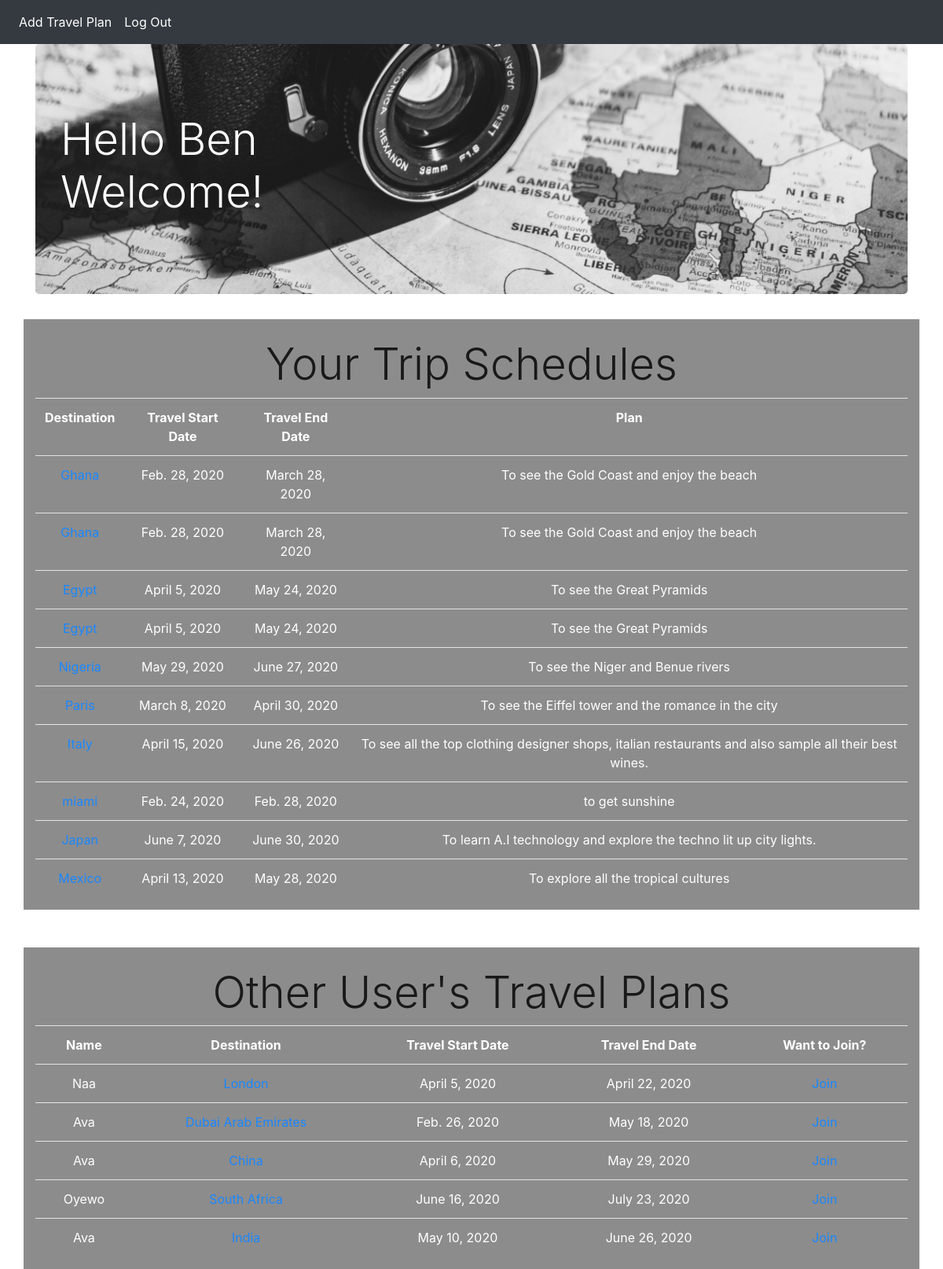
Page /travels (signed in) on the committed database.
### BeltExam_python_djangoApp/models.py (models this page shows)
class User(models.Model):
    name = models.CharField(max_length=225)
    user_name = models.CharField(max_length=225)
    password = models.CharField(max_length=225)
    created_at = models.DateTimeField(auto_now_add=True)
    updated_at = models.DateTimeField(auto_now=True)
    objects = UserManager()

class Trip(models.Model):
    destination = models.CharField(max_length=255)
    desc = models.CharField(max_length=225)
    travel_start = models.DateField(max_length=255)
    travel_end = models.DateField(max_length=255)
    added_by = models.ForeignKey(User, related_name="trips", on_delete = models.CASCADE)
    plans = models.ManyToManyField(User, related_name= "plan_trips")
    created_at = models.DateTimeField(auto_now_add=True)
    updated_at = models.DateTimeField(auto_now=True)
    objects = TripManager()

### BeltExam_python_djangoApp/views.py (the view, shortened to what this page needs)
# urls.py: path('travels', views. travelpage),
def travelpage(request):
    loginuser = User.objects.get(id = request.session['successfullyloggedinUserId'])
    context = {
        'travellerlogin': loginuser,
        'alltravels': Trip.objects.all(),
        'loggedusertravels': Trip.objects.filter(added_by = loginuser) | Trip.objects.filter(plans = loginuser),
        'othertravels': Trip.objects.exclude(Q(added_by = loginuser) | Q(plans = loginuser))
    }
    return render(request, "travels.html", context)

### BeltExam_python_djangoApp/templates/travels.html (shortened to what this page needs)
<!DOCTYPE html>
<html lang="en">
<head>
    {% load static %}
    <link rel="stylesheet" href="https://stackpath.bootstrapcdn.com/bootstrap/4.4.1/css/bootstrap.min.css">
    <link rel="stylesheet" href="{% static 'css/styletravels.css' %}">
</head>
<link rel="stylesheet" href="https://cdnjs.cloudflare.com/ajax/libs/animate.css/3.7.0/animate.css">
<body>
    <nav class="navbar navbar-expand-lg navbar-dark bg-dark">
        <div class="collapse navbar-collapse" id="navbarSupportedContent">
            <ul class="navbar-nav mr-auto">
                <li class="nav-item active">
                    <a class="nav-link" href="/travels/add">Add Travel Plan <span class="sr-only">(current)</span></a>
                </li>
                <li class="nav-item active">
                    <a class="nav-link" href="/logout">Log Out <span class="sr-only">(current)</span></a>
                </li>
            </ul>
        </div>
    </nav>
    <div class="container">
        <div class="box-1 wow bounceInUp center" data-wow-duration="2s" data-wow-delay="0s">
            <div class="jumbotron" style= "background-image: url('/static/img/user.jpg'); background-repeat: no-repeat; background-size: 100% 100%;">
                <br>
                <h1 class="display-4" style= "text-align: left; color: white; ">Hello {{ travellerlogin.name }}<br/>Welcome!</h1>
                <br>
            </div>
        </div>
        <div class="box-1 wow  wow bounceInRight" data-wow-duration="4s">
            <div class="row">
                <div class="col-sm-12" style= "background-color: grey; opacity: .9;">
                <br>
                    <table class="table table.striped">
                        <h5 class="display-4" style= "color: black; text-align: center;">Your Trip Schedules</h5>
                        <tr style= "text-align: center;">
                            <th style= "color: white;" style= "text-align: center;">Destination</th>
                            <th style= "color: white;" style= "text-align: center;">Travel Start Date</th>
                            <th style= "color: white;" style= "text-align: center;">Travel End Date</th>
                            <th style= "color: white;" style= "text-align: center;">Plan</th>
                        </tr>
                        {% for trip in loggedusertravels %}
                        <tr style= "text-align: center;">
                            <td><a href="/trip_destination/{{ trip.id }}">{{ trip.destination }}</a></td>
                            <td style= "color: white;">{{ trip.travel_start }}</td>
                            <td style= "color: white;">{{ trip.travel_end }}</td>
                            <td style= "color: white;">{{ trip.desc }}</td>
                        </tr>
                        {% endfor %}
                    </table>
                </div>
            </div>
        </div>
        <br>
        <br>
        <div class="box-1 wow wow bounceInLeft" data-wow-duration="3s">
            <div class="row">
                <div class="col-sm-12" style= "background-color: grey; opacity: .9;">
                <br>
                    <h5 class="display-4" style= "color: black; text-align: center;">Other User's Travel Plans</h5>
                    <table class="table table.striped">
                        <tr style= "text-align: center;">
                            <th style= "color: white;">Name</th>
                            <th style= "color: white;">Destination</th>
                            <th style= "color: white;">Travel Start Date</th>
                            <th style= "color: white;">Travel End Date</th>
                            <th style= "color: white;">Want to Join?</th>
                        </tr>
                        {% for trip in othertravels %}
                        <tr style= "text-align: center;">
                            <td style= "color: white;">{{ trip.added_by.name }}</td>
                            <td><a href="trip_destination/{{ trip.id }}">{{ trip.destination }}</a></td>
                            <td style= "color: white;">{{ trip.travel_start }}</td>
                            <td style= "color: white;">{{ trip.travel_end }}</td>
                            <td><a href="/addtraveltotravels/{{ trip.id }}">Join</a></td>
                        </tr>
                        {% endfor %}
                    </table>
                </div>
            </div>
        </div>
    </div>
</body>
</html>

### BeltExam_python_djangoApp/static/css/styletravels.css (style rules this page uses)
* { margin: 0; }
body { background-image: url('/static/img/up.jpg'); background-repeat: no-repeat; background-size: 100% 100%; background-attachment: fixed; }

### rows in the picture
User: name "Ben"
Trip: destination "Ghana", travel_start "Feb. 28, 2020", travel_end "March 28, 2020", desc "To see the Gold Coast and enjoy the beach"
Trip: destination "Egypt", travel_start "April 5, 2020", travel_end "May 24, 2020", desc "To see the Great Pyramids"
Trip: destination "Nigeria", travel_start "May 29, 2020", travel_end "June 27, 2020", desc "To see the Niger and Benue rivers"
Trip: destination "Paris", travel_start "March 8, 2020", travel_end "April 30, 2020", desc "To see the Eiffel tower and the romance in the city"
Trip: destination "Italy", travel_start "April 15, 2020", travel_end "June 26, 2020", desc "To see all the top clothing designer shops, italian restaurants and also sample all their best wines."
Trip: destination "miami", travel_start "Feb. 24, 2020", travel_end "Feb. 28, 2020", desc "to get sunshine"
Trip: destination "Japan", travel_start "June 7, 2020", travel_end "June 30, 2020", desc "To learn A.I technology and explore the techno lit up city lights."
Trip: destination "Mexico", travel_start "April 13, 2020", travel_end "May 28, 2020", desc "To explore all the tropical cultures"
Trip: added_by.name "Naa", destination "London", travel_start "April 5, 2020", travel_end "April 22, 2020"
Trip: added_by.name "Ava", destination "Dubai Arab Emirates", travel_start "Feb. 26, 2020", travel_end "May 18, 2020"
Trip: added_by.name "Ava", destination "China", travel_start "April 6, 2020", travel_end "May 29, 2020"
Trip: added_by.name "Oyewo", destination "South Africa", travel_start "June 16, 2020", travel_end "July 23, 2020"
Trip: added_by.name "Ava", destination "India", travel_start "May 10, 2020", travel_end "June 26, 2020"
